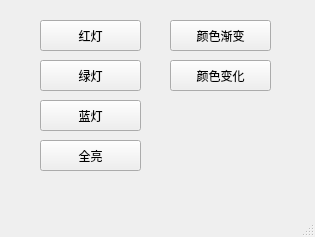
<?xml version="1.0" encoding="UTF-8"?>
<ui version="4.0">
 <class>FirstWindow</class>
 <widget class="QMainWindow" name="FirstWindow">
  <property name="geometry">
   <rect>
    <x>0</x>
    <y>0</y>
    <width>315</width>
    <height>237</height>
   </rect>
  </property>
  <property name="windowTitle">
   <string>MainWindow</string>
  </property>
  <widget class="QWidget" name="centralwidget">
   <widget class="QPushButton" name="all_button">
    <property name="geometry">
     <rect>
      <x>40</x>
      <y>140</y>
      <width>101</width>
      <height>31</height>
     </rect>
    </property>
    <property name="text">
     <string>全亮</string>
    </property>
   </widget>
   <widget class="QPushButton" name="color_faded_button">
    <property name="geometry">
     <rect>
      <x>170</x>
      <y>20</y>
      <width>101</width>
      <height>31</height>
     </rect>
    </property>
    <property name="text">
     <string>颜色渐变</string>
    </property>
   </widget>
   <widget class="QPushButton" name="green_button">
    <property name="geometry">
     <rect>
      <x>40</x>
      <y>60</y>
      <width>101</width>
      <height>31</height>
     </rect>
    </property>
    <property name="text">
     <string>绿灯</string>
    </property>
   </widget>
   <widget class="QPushButton" name="color_changed_button">
    <property name="geometry">
     <rect>
      <x>170</x>
      <y>60</y>
      <width>101</width>
      <height>31</height>
     </rect>
    </property>
    <property name="text">
     <string>颜色变化</string>
    </property>
   </widget>
   <widget class="QPushButton" name="blue_button">
    <property name="geometry">
     <rect>
      <x>40</x>
      <y>100</y>
      <width>101</width>
      <height>31</height>
     </rect>
    </property>
    <property name="text">
     <string>蓝灯</string>
    </property>
   </widget>
   <widget class="QPushButton" name="red_button">
    <property name="geometry">
     <rect>
      <x>40</x>
      <y>20</y>
      <width>101</width>
      <height>31</height>
     </rect>
    </property>
    <property name="text">
     <string>红灯</string>
    </property>
   </widget>
  </widget>
  <widget class="QMenuBar" name="menubar">
   <property name="geometry">
    <rect>
     <x>0</x>
     <y>0</y>
     <width>315</width>
     <height>28</height>
    </rect>
   </property>
  </widget>
  <widget class="QStatusBar" name="statusbar"/>
 </widget>
 <resources/>
 <connections/>
</ui>
